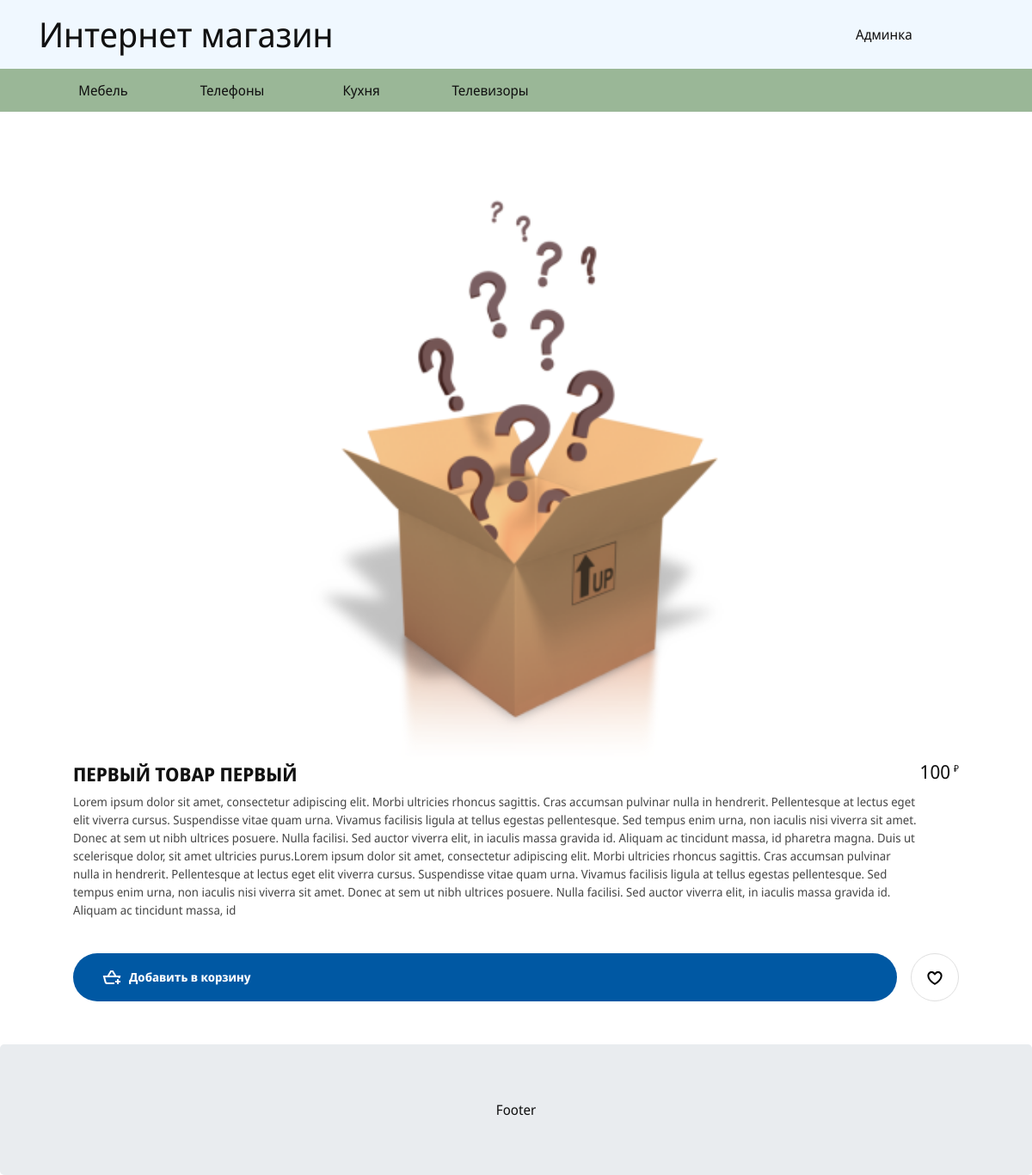
Page /card.php?prod=1 on the committed database.
### tables this page shows
CREATE TABLE `categories` (
  `id` int(11) NOT NULL,
  `cat_name` varchar(250) NOT NULL,
  `cat_parent` int(11) NOT NULL DEFAULT '0',
  `cat_url` varchar(250) NOT NULL,
  `meta_title` varchar(250) NOT NULL,
  `meta_descr` text NOT NULL,
  `cat_child` int(1) NOT NULL DEFAULT '0',
  `status` int(1) NOT NULL DEFAULT '1'
);

CREATE TABLE `products` (
  `id` int(11) NOT NULL,
  `prod_name` varchar(250) NOT NULL,
  `prod_descr` text NOT NULL,
  `prod_price` int(11) NOT NULL DEFAULT '0',
  `meta_title` varchar(250) NOT NULL,
  `meta_description` text NOT NULL
);

### php/db.php (called while the page is built, shortened)
<?php
class MyDB
{
	private $DB_HOSTNAME = "10.15.3.2";
	private $DB_USERNAME = 'admin';
	private $DB_PASSWORD = 'root';
	private $DB_DATABASE = 'dem-auto';
	private $link;
	private $clear = array('data' => array(), 'error' => array());
	public function __construct(){
		$host = $this->DB_HOSTNAME;
		$username = $this->DB_USERNAME;
		$password = $this->DB_PASSWORD;
		$database = $this->DB_DATABASE;
	}
	private function connect($host,$username,$password,$database){
		$this->link = new mysqli($host,$username,$password,$database);
	}
	public function myquery($query){
		if (!$result = $this->link->query($query))
			{
				return false;
			}
		return $result;
	}
	public function getCategoriesAll() {
		$this->clearOutput($output);
		$sql = "SELECT * FROM `categories` WHERE `status` = '1'";
		$res = $this->myquery($sql);
		if(is_object($res)){
			if ($res->num_rows == 0) {
			$output['error'] = "no data";
			} else {
			while ($row = $res->fetch_assoc()){
				$output['data'][$row['cat_parent']][] = $row;
				}
			}
		} else {
			$output['error'] = "res is not object";
			}
			return $output;
	}
public function getSingleProduct($prod_id){
	$this->clearOutput($output);
	$sql = "SELECT * FROM `products` WHERE `id` = $prod_id";
	$res = $this->myquery($sql);
	if(is_object($res)){
		if ($res->num_rows == 0) {
		$output['error'] = "no data";
		} else {
		while ($row = $res->fetch_assoc()){
			$row['categories'] = $this->getCategoryByProductID($prod_id);
			array_push($output['data'], $row);
			}
		}
	} else {
		$output['error'] = "res is not object";
		}
	return json_encode($output);
}
public function getCategoryByProductID($prod_id){
	$this->clearOutput($output);
	$sql = "SELECT `categories`.`cat_name` FROM `products` JOIN `product_to_cat` ON `products`.`id` = `product_to_cat`.`prod_id` JOIN `categories` ON `product_to_cat`.`cat_id` = `categories`.`id` WHERE `products`.`id` = $prod_id";
	$res = $this->myquery($sql);
	if(is_object($res)){
		if ($res->num_rows == 0) {
		$output['error'] = "no data";
		} else {
		while ($row = $res->fetch_assoc()){
			array_push($output['data'], $row['cat_name']);
			}
		}
	} else {
		$output['error'] = "res is not object";
		}
	return $output['data'];
}
	private function clearOutput(&$output = ""){
		$output = $this->clear;
	}
}
$mydb = new MyDB();

### php/functions.php (the view, shortened to what this page needs)
<?php
class Doing extends MyDB
{
	 public function outCatTree($parent_id, $level, $category_arr) {
		  if (isset($category_arr[$parent_id])) {
					 echo "<ul  style='margin-top:" . ($level * 0) . "px;' class='nav navbar level-".$level."' data-level='".$level."'>";
				foreach ($category_arr[$parent_id] as $value) {
					 echo "<li><a href=\"/?id=". $value['id'] ."&cat=".$value['cat_url']."\">".$value['cat_name']."</a>";
					 echo "</li>";
				}
				echo "</ul>";
		  }
	 }
	public function metaTitle($prod, $id){
		if($prod){
			$product =  json_decode($this->getSingleProduct($prod), true);
		}
	}
}

### card.php (shortened to what this page needs)
<?php include("template/head.php"); ?>
<?php
	if($prod_id){
		$product =  json_decode($mydb->getSingleProduct($prod_id), true);
		$product = $product['data'][0];
	}
	?>
<header class="header">
	<div class="container">
		<div class="row">
			<h1 class="col-md-6 col-lg-10 col-sm-12"><a href="/">Интернет магазин</a></h1>
			<a class="col-md-6 col-lg-2" href="http://<?php echo $_SERVER['HTTP_HOST'] ?>/admin/" class="btn-right">Админка</a>
		</div>
	</div>
</header>
<div class="catalog">
	<div class="container">
		<?php
			$category_arr = $mydb->getCategoriesAll();
			$cat_data = $category_arr['data'];
			$do->outCatTree(0, 0, $cat_data);
		?>
	</div>
</div>
<main>
	<div class="container">
		<div class="good wrapper">
			<div class="good-images">
				<div class="good-image__item">
					<img src="img/goods.png" alt="">
				</div>
			</div>
			<div class="good-item">
				<div class="good-item__section">
					<div>
						<h2 class="good-item__header"><?php echo $product['prod_name']?></h2>
						<p class="good-item__description"><?php echo $product['prod_descr']?></p>
					</div>
					<p class="good-item__price">
						<span class="good-item__price-value"><?php echo $product['prod_price']?></span>
						<span class="good-item__currency">₽</span>
					</p>
				</div>
				<div class="good-item__buttons">
					<button type="button" class="btn btn-good" data-idd="idd001">
						<span class="btn-good__label">Добавить в корзину</span>
					</button>
					<button type="button" class="btn btn-add-wishlist" data-idd="idd001">
					</button>
				</div>
			</div>
		</div>
	</div>
</main>
<?php include("template/footer.php"); ?>

### css/style.css (style rules this page uses)
html { -webkit-box-sizing: border-box; box-sizing: border-box; }
*, *::before, *::after { -webkit-box-sizing: inherit; box-sizing: inherit; }
body { min-width: 320px; margin: 0; background-color: #fff; font-family: Noto Sans, Arial, sans-serif; font-size: 16px; color: #111; line-height: 1.5; -webkit-font-smoothing: subpixel-antialiased; }
button, input { font: inherit; }
button { cursor: pointer; }
img { max-width: 100%; width: 100%; height: auto; }
a { text-decoration: none; color: inherit; }
ul { list-style: none; padding: 0; margin: 0; }
h1, h2, h3, p { padding: 0; margin: 0; }
.header { background-color: aliceblue; height: 5em; }
.header .row, .header .container { height: 100%; }
.header .row { align-items: center; }
.catalog { min-height: 2em; background-color: #9ab797; }
.navbar { justify-content: start; padding: 0; }
.catalog li { min-width: 150px; text-align: center; }
.catalog a { background-color: #9ab797 ; line-height: 50px; display: block; height: 50px; }
.level-0 { position: relative; }
.wrapper { position: relative; margin-top: 4rem; }
.good { padding-top: 2rem; }
.good-images { display: -webkit-box; display: -ms-flexbox; display: flex; -ms-flex-wrap: wrap; flex-wrap: wrap; justify-content: space-around; }
.good-image__item { width: calc(50% - 1.25rem); margin-left: .625rem; margin-right: .625rem; min-height: 500px; }
.good-item { -ms-grid-column: 9; grid-column-start: 9; -ms-grid-column-span: 4; grid-column-end: 13; padding: 0 2.5rem; }
.good-item__section { margin-bottom: 2.5rem; }
.good-item__header { font-size: 1.375rem; line-height: 1.5; font-weight: 700; text-transform: uppercase; margin-bottom: .3rem; }
.good-item__description { line-height: 1.5; letter-spacing: 0; font-weight: 400; color: #484848; font-size: .875rem; }
.good-item__price { white-space: nowrap; text-align: right; }
.good-item__section { display: -webkit-box; display: -ms-flexbox; display: flex; -webkit-box-pack: justify; -ms-flex-pack: justify; justify-content: space-between; }
.good-item__price-value { line-height: 1.1875; font-size: 1.375rem; }
.good-item__currency { line-height: .9; font-size: .6875rem; vertical-align: text-top; }
.good-item__buttons { display: -webkit-box; display: -ms-flexbox; display: flex; -webkit-box-pack: justify; -ms-flex-pack: justify; justify-content: space-between; -webkit-box-align: center; -ms-flex-align: center; align-items: center; width: 100%; }
.btn-good { margin-right: 1rem; -webkit-box-flex: 1; -ms-flex-positive: 1; flex-grow: 1; -ms-flex-negative: 1; flex-shrink: 1; position: relative; background: #0058a3; color: #fff; border-radius: 52px; padding: 0 2rem; display: -webkit-box; display: -ms-flexbox; display: flex; height: 3.5rem; -webkit-box-align: center; -ms-flex-align: center; align-items: center; }
.btn-good-svg { margin-right: .5rem; vertical-align: top; -ms-flex-negative: 0; flex-shrink: 0; display: inline-block; height: 1.5rem; width: 1.5rem; fill: #fff; }
.btn-good__label { text-align: center; border: 0; font-weight: 700; font-size: .875rem; line-height: 1.42857; }
.btn-add-wishlist { background: rgba(0, 0, 0, 0); color: #111; border-radius: 40px; padding: 0 .9375rem; border: 1px solid #dfdfdf; height: 3.5rem; width: 3.5rem; margin-left: auto; }
.btn-add-wishlist__svg { height: 1.5rem; width: 1.5rem; }

### rows in the picture
categories: cat_name "Мебель"
categories: cat_name "Телефоны"
categories: cat_name "Кухня"
categories: cat_name "Телевизоры"
products: prod_name "ПЕРВЫЙ ТОВАР ПЕРВЫЙ", prod_descr "Lorem ipsum dolor sit amet, consectetur adipiscing elit. Morbi ultricies rhoncus sagittis. Cras accumsan pulvinar nulla in hendrerit. Pellentesque at lectus eget elit viverra cursus. Suspendisse vitae quam urna. Vivamus facilisis ligula at tellus egestas pellentesque. Sed tempus enim urna, non iaculis nisi viverra sit amet. Donec at sem ut nibh ultrices posuere. Nulla facilisi. Sed auctor viverra elit, in iaculis massa gravida id. Aliquam ac tincidunt massa, id pharetra magna. Duis ut scelerisque dolor, sit amet ultricies purus.Lorem ipsum dolor sit amet, consectetur adipiscing elit. Morbi ultricies rhoncus sagittis. Cras accumsan pulvinar nulla in hendrerit. Pellentesque at lectus eget…", prod_price "100"
